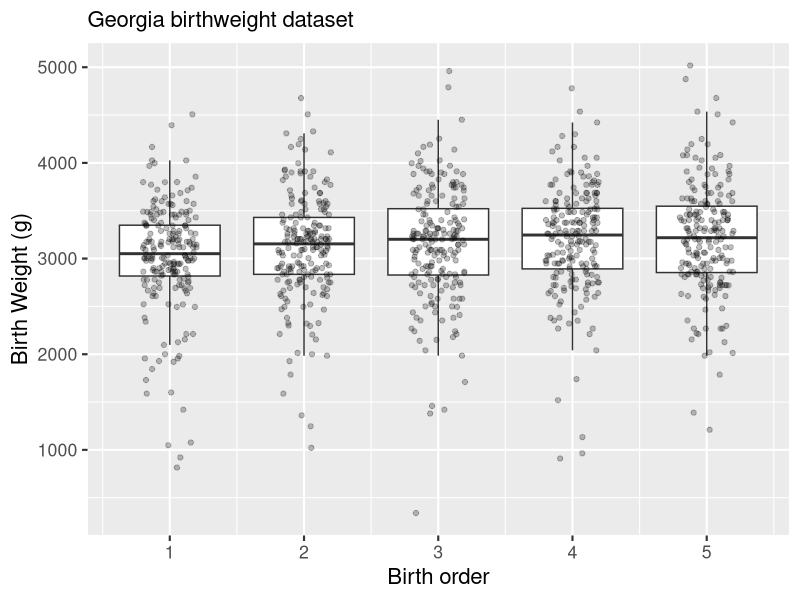
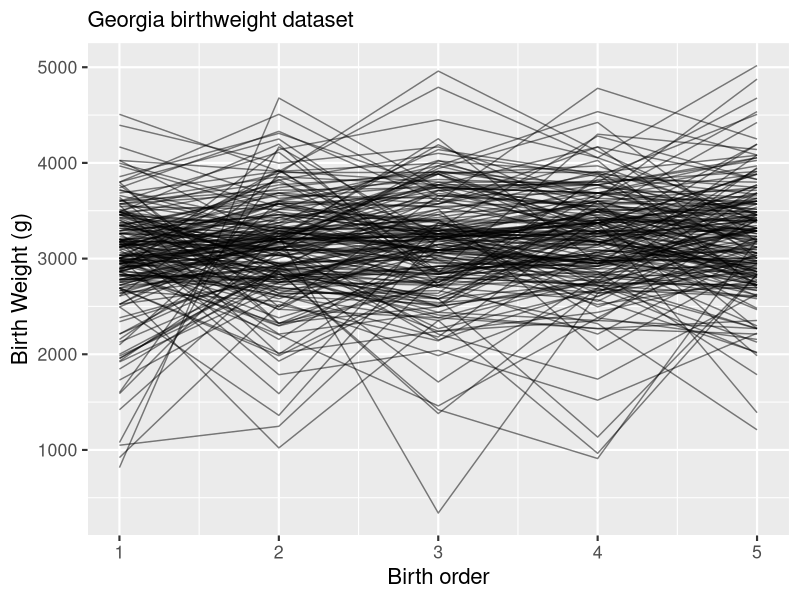

Reproduce these figures in R, in order. (Note: this script raises an error after producing the figures.)
## ---- chunk 1
sigma_subj <- sqrt(3)
sigma_resid <- 1
n <- 100
## ---- chunk 2
library(tidyverse)
ga <- read_csv("gababies.csv") %>%
  mutate(momage = na_if(momage, 99)) %>%
  mutate(agebin = cut(initage, breaks = c(0, 17, 100))) %>%
  mutate(momid = factor(momid)) %>%
  mutate(lowbrth = recode_factor(lowbrth, `0` = "normal", `1` = "low"))
## ---- chunk 3
ggplot(ga, aes(x = birthord, group = birthord, y = bweight)) +
  geom_boxplot(notch = FALSE, outlier.shape = NA) +
  geom_jitter(width=0.2, col = "black", alpha = 0.25) +
  theme_grey(base_size = 16) + 
  labs(subtitle = "Georgia birthweight dataset") +
  xlab("Birth order") + ylab("Birth Weight (g)")
## ---- chunk 4
ggplot(ga, aes(x = birthord, y = bweight, group = momid)) +
  geom_line(alpha=0.5) +
  theme_grey(base_size = 16) + 
  theme(legend.position = "none") +
  labs(subtitle = "Georgia birthweight dataset") +
  xlab("Birth order") + ylab("Birth Weight (g)")
## ---- chunk 5
library(nlme)
gafit1 <- lme(bweight ~ birthord, data=ga, 
    random=~birthord|momid,
    na.action=na.omit,
    control=list(msMaxIter=600, msMaxEval=600, sing.tol=1e-20))
## ---- chunk 6
intervals(gafit1)
## ---- chunk 7
gafit2 <- lme(bweight ~ birthord*agebin, data=ga, 
    random=~1|momid)
summary(gafit2)
intervals(gafit2)
